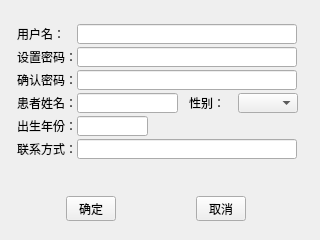
<?xml version="1.0" encoding="UTF-8"?>
<ui version="4.0">
 <class>PatientRegisterView</class>
 <widget class="QDialog" name="PatientRegisterView">
  <property name="geometry">
   <rect>
    <x>0</x>
    <y>0</y>
    <width>320</width>
    <height>240</height>
   </rect>
  </property>
  <property name="windowTitle">
   <string>Dialog</string>
  </property>
  <widget class="QComboBox" name="sex">
   <property name="geometry">
    <rect>
     <x>238</x>
     <y>93</y>
     <width>60</width>
     <height>20</height>
    </rect>
   </property>
   <item>
    <property name="text">
     <string/>
    </property>
   </item>
   <item>
    <property name="text">
     <string>男</string>
    </property>
   </item>
   <item>
    <property name="text">
     <string>女</string>
    </property>
   </item>
  </widget>
  <widget class="QLabel" name="label_4">
   <property name="geometry">
    <rect>
     <x>17</x>
     <y>93</y>
     <width>60</width>
     <height>20</height>
    </rect>
   </property>
   <property name="text">
    <string>患者姓名：</string>
   </property>
  </widget>
  <widget class="QLabel" name="label_13">
   <property name="geometry">
    <rect>
     <x>17</x>
     <y>24</y>
     <width>60</width>
     <height>20</height>
    </rect>
   </property>
   <property name="text">
    <string>用户名：</string>
   </property>
  </widget>
  <widget class="QLineEdit" name="confirm_password">
   <property name="geometry">
    <rect>
     <x>77</x>
     <y>70</y>
     <width>220</width>
     <height>20</height>
    </rect>
   </property>
   <property name="echoMode">
    <enum>QLineEdit::Password</enum>
   </property>
  </widget>
  <widget class="QToolButton" name="confirm">
   <property name="geometry">
    <rect>
     <x>66</x>
     <y>196</y>
     <width>50</width>
     <height>25</height>
    </rect>
   </property>
   <property name="text">
    <string>确定</string>
   </property>
  </widget>
  <widget class="QLineEdit" name="phoneNo">
   <property name="geometry">
    <rect>
     <x>77</x>
     <y>139</y>
     <width>220</width>
     <height>20</height>
    </rect>
   </property>
  </widget>
  <widget class="QLineEdit" name="name">
   <property name="geometry">
    <rect>
     <x>77</x>
     <y>93</y>
     <width>101</width>
     <height>20</height>
    </rect>
   </property>
  </widget>
  <widget class="QLabel" name="label_12">
   <property name="geometry">
    <rect>
     <x>17</x>
     <y>47</y>
     <width>60</width>
     <height>20</height>
    </rect>
   </property>
   <property name="text">
    <string>设置密码：</string>
   </property>
  </widget>
  <widget class="QLineEdit" name="password">
   <property name="geometry">
    <rect>
     <x>77</x>
     <y>47</y>
     <width>220</width>
     <height>20</height>
    </rect>
   </property>
   <property name="echoMode">
    <enum>QLineEdit::Password</enum>
   </property>
  </widget>
  <widget class="QLabel" name="tip">
   <property name="geometry">
    <rect>
     <x>17</x>
     <y>169</y>
     <width>281</width>
     <height>20</height>
    </rect>
   </property>
   <property name="text">
    <string/>
   </property>
   <property name="alignment">
    <set>Qt::AlignCenter</set>
   </property>
  </widget>
  <widget class="QLabel" name="label_8">
   <property name="geometry">
    <rect>
     <x>17</x>
     <y>139</y>
     <width>60</width>
     <height>20</height>
    </rect>
   </property>
   <property name="text">
    <string>联系方式：</string>
   </property>
  </widget>
  <widget class="QLabel" name="label_5">
   <property name="geometry">
    <rect>
     <x>189</x>
     <y>93</y>
     <width>40</width>
     <height>20</height>
    </rect>
   </property>
   <property name="text">
    <string>性别：</string>
   </property>
  </widget>
  <widget class="QLineEdit" name="username">
   <property name="geometry">
    <rect>
     <x>77</x>
     <y>24</y>
     <width>220</width>
     <height>20</height>
    </rect>
   </property>
   <property name="echoMode">
    <enum>QLineEdit::Normal</enum>
   </property>
  </widget>
  <widget class="QLabel" name="label_14">
   <property name="geometry">
    <rect>
     <x>17</x>
     <y>116</y>
     <width>61</width>
     <height>20</height>
    </rect>
   </property>
   <property name="text">
    <string>出生年份：</string>
   </property>
  </widget>
  <widget class="QLabel" name="label_3">
   <property name="geometry">
    <rect>
     <x>17</x>
     <y>70</y>
     <width>60</width>
     <height>20</height>
    </rect>
   </property>
   <property name="text">
    <string>确认密码：</string>
   </property>
  </widget>
  <widget class="QLineEdit" name="bornYear">
   <property name="geometry">
    <rect>
     <x>77</x>
     <y>116</y>
     <width>71</width>
     <height>20</height>
    </rect>
   </property>
  </widget>
  <widget class="QToolButton" name="cancel">
   <property name="geometry">
    <rect>
     <x>196</x>
     <y>196</y>
     <width>50</width>
     <height>25</height>
    </rect>
   </property>
   <property name="text">
    <string>取消</string>
   </property>
  </widget>
 </widget>
 <tabstops>
  <tabstop>username</tabstop>
  <tabstop>password</tabstop>
  <tabstop>confirm_password</tabstop>
  <tabstop>name</tabstop>
  <tabstop>sex</tabstop>
  <tabstop>bornYear</tabstop>
  <tabstop>phoneNo</tabstop>
  <tabstop>confirm</tabstop>
  <tabstop>cancel</tabstop>
 </tabstops>
 <resources/>
 <connections/>
</ui>
